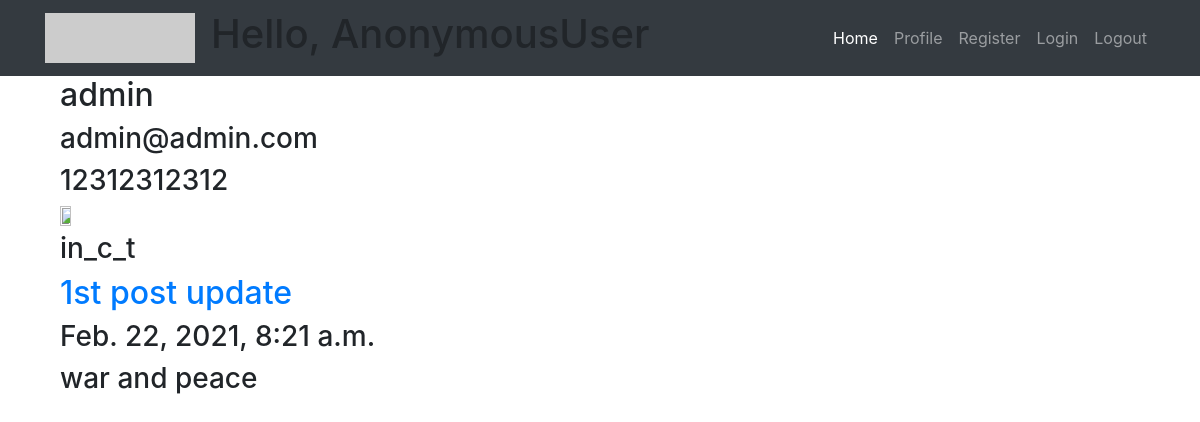
Page /blog/user/admin on the earlier database version.
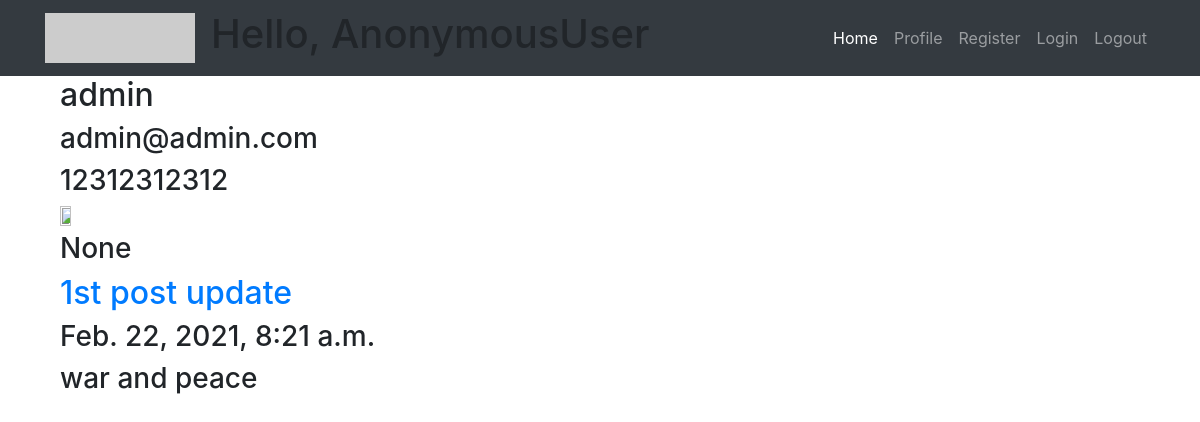
Same page on the later database version.
### BlogApp/models.py (models this page shows)
class Guest(models.Model):
    user = models.OneToOneField(User, null=True, blank=True, on_delete=models.CASCADE)
    name = models.CharField(max_length=200, null=True)  # should be unique
    date_created = models.DateTimeField(auto_now_add=True, null=True)
    email = models.EmailField(default='example@blog.com')  # can't change
    phone = models.IntegerField(blank=True, default=111111)
    profile_picture = models.ImageField(null=True, blank=True)
    skype = models.CharField(max_length=50, null=True, blank=True)
    def __str__(self):
        return self.name

### BlogApp/views.py (the view)
# urls.py: path('user/<str:pk>', views.profile, name='profile'),
def profile(request, pk):
    user = Guest.objects.get(name=pk)
    posts = Post.objects.filter(user=user)
    context = {'posts': posts, 'user': user}
    return render(request, 'Blog/profile.html', context)

### templates/Blog/profile.html
{% extends 'Blog/base.html' %}
{% block content %}
    {% load static %}
<div class="container">
    <h2>{{ user.name }}</h2>
    <h3>{{ user.email }}</h3>
    <h3>{{ user.phone }}</h3>
    <img src="{% static '/images/violet.jpg' %}" width="10%" height="10%">
    <h3>{{ user.skype }}</h3>
</div>
    {% for post in posts %}
    <div class="container">
        <h2><a href="{% url 'Blog:post' post.id %}">{{ post.name }}</a></h2>
        <h3>{{ post.creation_date }}</h3>
        <h3>{{ post.description }}</h3>
    </div>
    {% endfor %}
{% endblock %}

Differences in the rows shown:
changed Guest "admin": skype "in_c_t" → "None"
